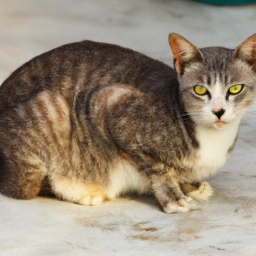
#> input picture Image Sketcher/generated_images/brainter.png, 256 x 256 px, found by its file name
$ python color_quantization_ICA.py
#> lines starting #> are read from the running program, lines starting #| are printed output that depends on the picture
import cv2
import numpy as np
import time
from sklearn.decomposition import FastICA


def color_quantization(
    input_image_path,
    output_image_path,
    preset_colors,
    num_components=18,  # This replaces num_clusters
    max_image_size=1024,
):
#> called with preset_colors = array of shape (13, 3), num_components = 18, max_image_size = 1024
    def find_closest_color(pixel, colors):
        distances = np.sqrt(np.sum((colors - pixel) ** 2, axis=1))
        return colors[np.argmin(distances)]

    def ica_extract_components(image, num_components):
        pixels = image.reshape((-1, 3))
        ica = FastICA(n_components=num_components, random_state=0)
        components = ica.fit_transform(pixels)
        components = ica.mixing_  # Get the mixing matrix used during transformation
        # Normalize the component values to be within the range of RGB values
        components = (
            255
            * (components - components.min())
            / (components.max() - components.min())
        )
        return components.astype(int)

    def map_components_to_preset(components, preset_colors):
        return np.array(
            [find_closest_color(component, preset_colors) for component in components]
        )

    def replace_colors(image, components, mapped_colors):
        new_image = np.zeros_like(image)
        for i in range(image.shape[0]):
            for j in range(image.shape[1]):
                original_color = image[i, j]
                closest_component = find_closest_color(original_color, components)
                new_color = find_closest_color(closest_component, mapped_colors)
                new_image[i, j] = new_color
        return new_image

    # Read and preprocess the image
    image = cv2.imread(input_image_path)
#> image is the input picture: shape (256, 256, 3); mean B, G, R 120.8, 138.6, 152.1
    if image is None:
        raise ValueError("Could not read the image.")
    height, width = image.shape[:2]
#> height = 256; width = 256
    if max(height, width) > max_image_size:
        scaling_factor = max_image_size / max(height, width)
        image = cv2.resize(
            image,
            None,
            fx=scaling_factor,
            fy=scaling_factor,
            interpolation=cv2.INTER_AREA,
        )
    image = cv2.cvtColor(image, cv2.COLOR_BGR2RGB)

    # ICA process
    components = ica_extract_components(image, num_components)
#> components = [[45, 100, 192], [11, 73, 233], [0, 12, 255]]
    mapped_colors = map_components_to_preset(components, preset_colors)
#> mapped_colors = [[50, 50, 180], [0, 127, 255], [50, 50, 180]]
    reduced_image = replace_colors(image, components, mapped_colors)
#> the loop in replace_colors, `for i in range(image.shape[0]):` made 256 passes
#> after the loop in replace_colors, `for i in range(image.shape[0]):`:
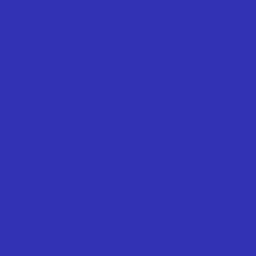
#> new_image: shape (256, 256, 3); mean R, G, B 50, 50, 180

    # Convert back to BGR and save
    reduced_image = cv2.cvtColor(reduced_image, cv2.COLOR_RGB2BGR)
    cv2.imwrite(output_image_path, reduced_image)


# Preset List of colors
preset_colors = np.array(
    [
        [0, 0, 0],  # Black
        [135, 135, 135],  # Grey
        [180, 20, 20],  # Red
        [50, 160, 50],  # Green
        [50, 50, 180],  # Blue
        [60, 224, 224],  # Cyan
        [125, 47, 228],  # Purple
        [218, 218, 40],  # Yellow
        [255, 137, 38],  # Orange
        [243, 243, 243],  # Light Grey
        [24, 69, 77],  # Teal
        [0, 127, 255],  # Azure
        [170, 90, 150],  # Pink
    ]
)

# Example usage
if __name__ == "__main__":
    input_image_path = "Image Sketcher/generated_images/brainter.png"
    output_image_path = "G-Code Generator/Assets/Quantized Images/brainter_ICA.png"

    try:
        start_time = time.time()
        color_quantization(input_image_path, output_image_path, preset_colors)
        end_time = time.time()
        print(
            f"Image processed and saved successfully. Time taken: {end_time - start_time:.2f} seconds."
        )
    except Exception as e:
        print("Error:", e)
